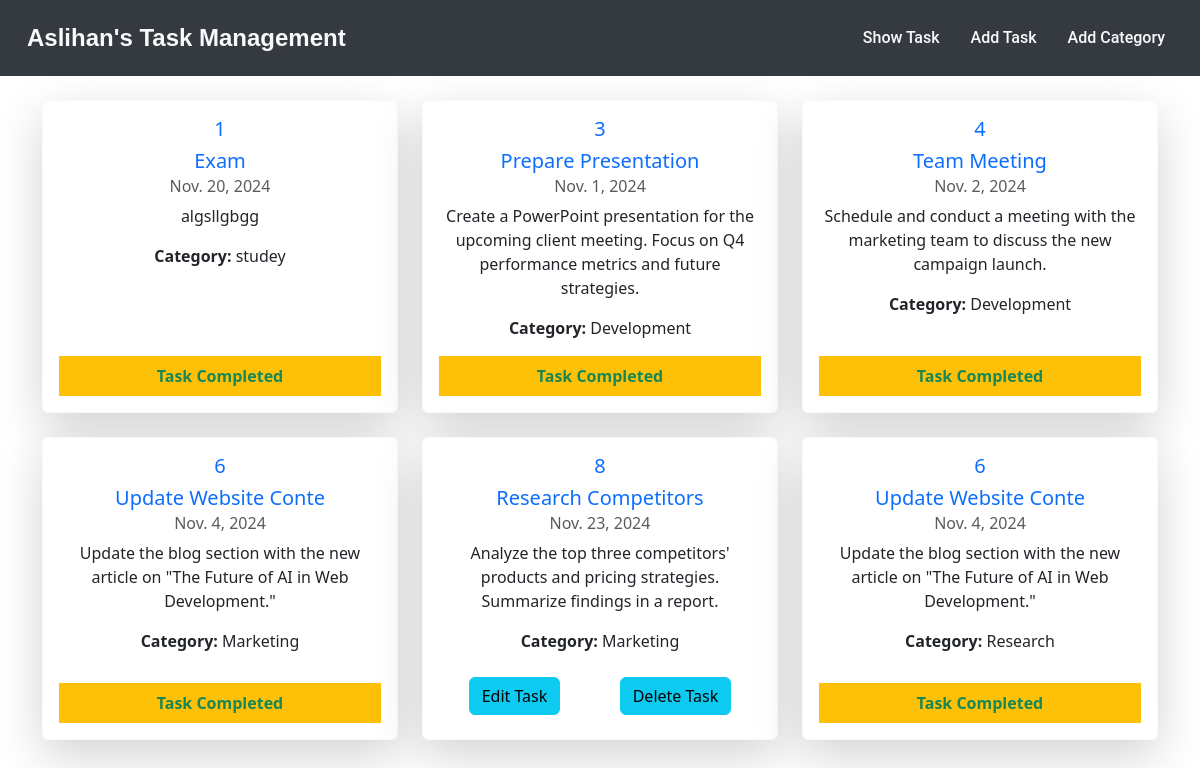
Before: / with the older database file.
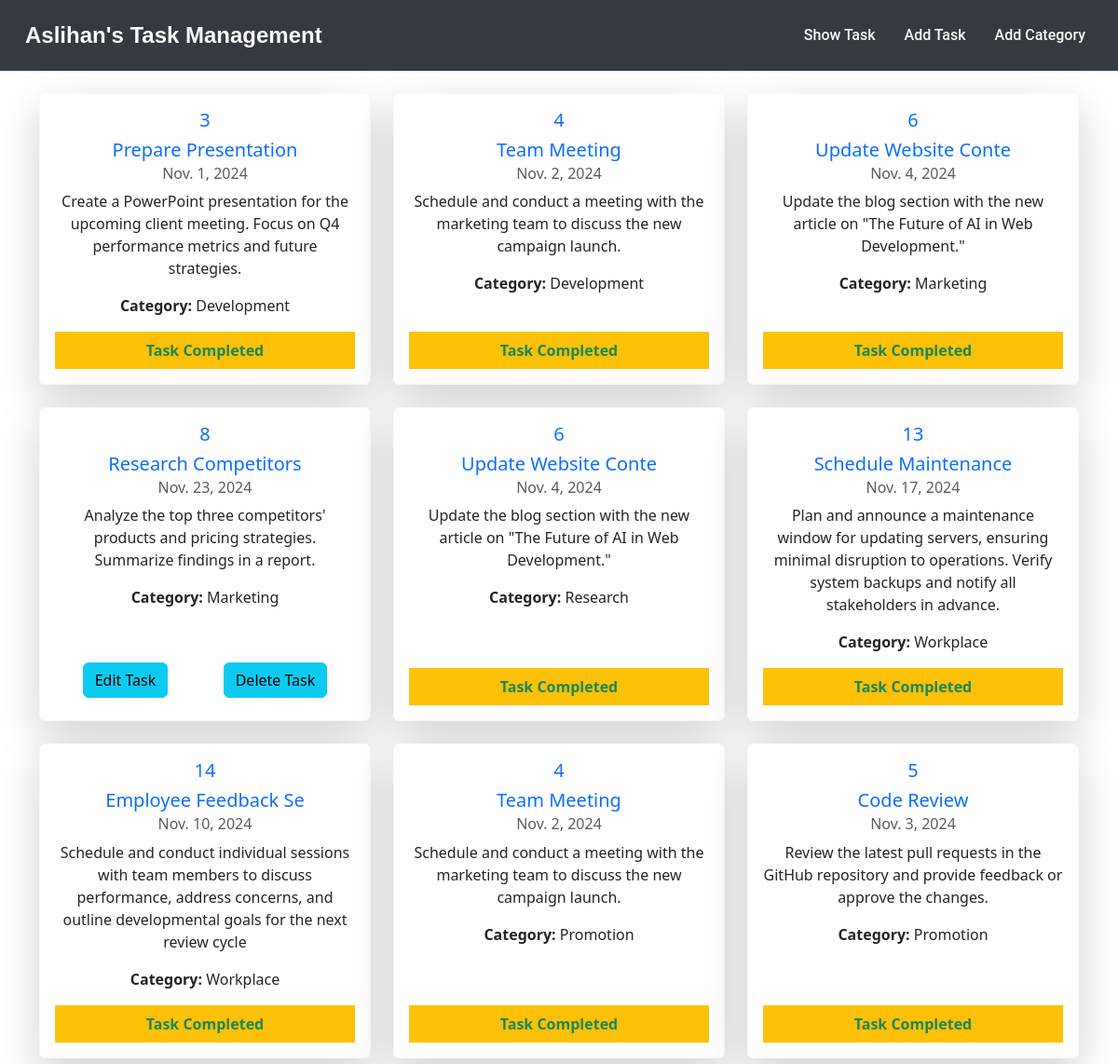
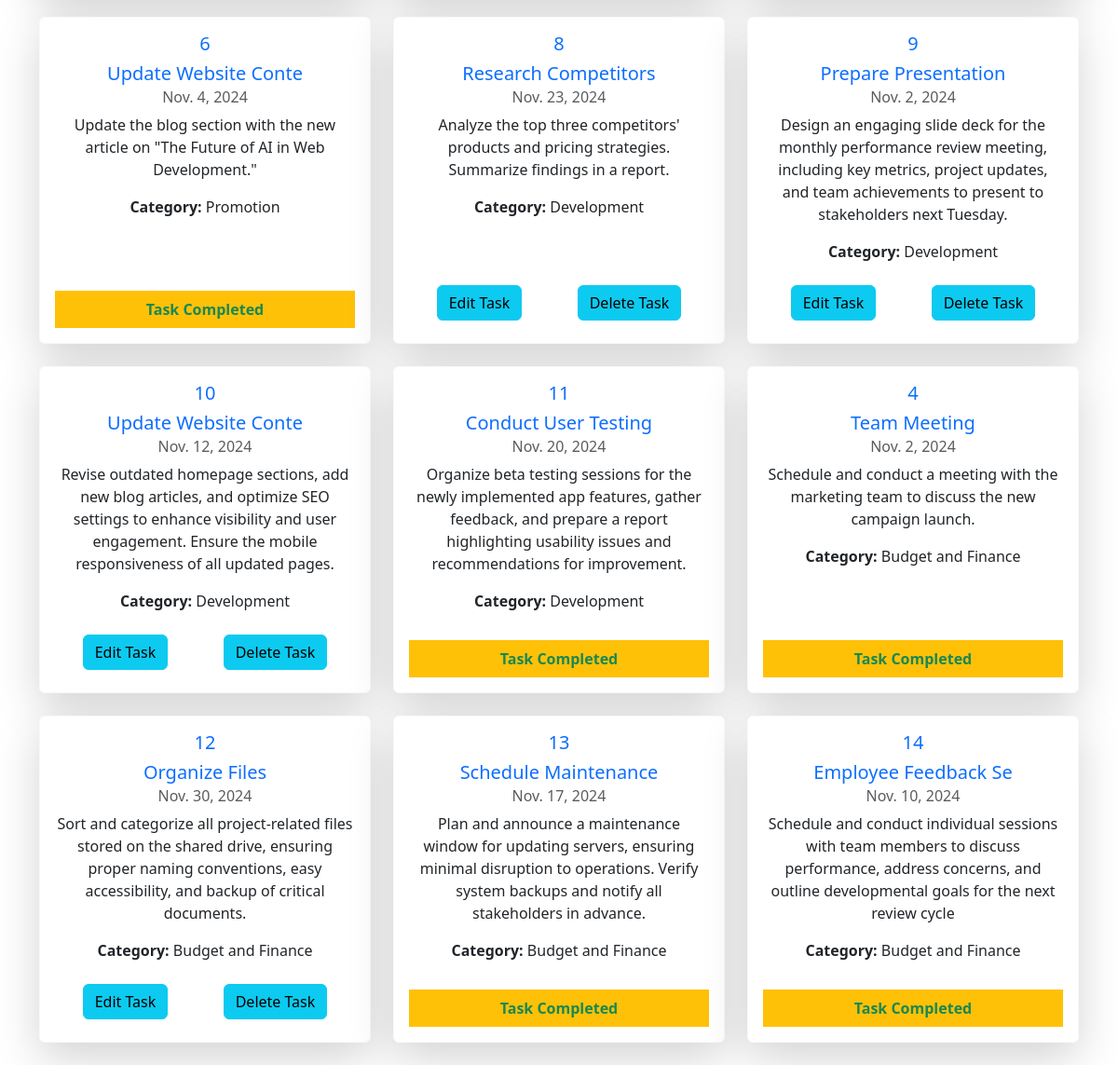
After: the same page with the newer database file (2 pictures, top to bottom).
### task_app/models.py (models this page shows, shortened)
class Task(models.Model):
    task_title = models.CharField(max_length=20)
    task_description = models.TextField()
    is_complete = models.BooleanField(default=False)
    task_assign_date = models.DateField()

### category_app/models.py (models this page shows, shortened)
class Category(models.Model):
    category_name = models.CharField(max_length=20)
    task_name = models.ManyToManyField(Task, related_name="categories", blank=True)

### django_task_management_project/views.py (the view)
# urls.py: 2. Add a URL to urlpatterns:  path('', views.home, name='home')
def home(request):
    data = Category.objects.all()
    return render(request, 'base.html', {'data': data})

### templates/base.html (shortened to what this page needs)
<!doctype html>
<html lang="en">
  <head>
    <link href="https://cdn.jsdelivr.net/npm/bootstrap@5.3.3/dist/css/bootstrap.min.css" rel="stylesheet">
  </head>
  <body>
    <nav class="navbar navbar-expand-lg">
      <div class="container-fluid">
          <a class="navbar-brand" href="{% url 'home' %}">Aslihan's Task Management</a>
          <div class="collapse navbar-collapse justify-content-end" id="navbarSupportedContent">
              <ul class="navbar-nav">
                  <li class="nav-item">
                      <a class="nav-link" aria-current="page" href="{% url 'home' %}">Show Task</a>
                  </li>
                  <li class="nav-item">
                      <a class="nav-link" href="{% url 'add_task' %}">Add Task</a>
                  </li>
                  <li class="nav-item">
                      <a class="nav-link" href="{% url 'add_category' %}">Add Category</a>
                  </li>
              </ul>
          </div>
      </div>
  </nav>
    <div class="container mt-4">
      <div class="row">
        {% for cat in data %}
          {% for task in cat.task_name.all %}
            <div class="col-md-4 mb-4">
              <div class="card shadow-lg border-light rounded d-flex flex-column">
                <div class="card-body d-flex flex-column">
                  <h5 class="card-title text-center text-primary">{{ task.id }}</h5>
                  <h5 class="card-title text-center text-primary">{{ task.task_title }}</h5>
                  <h6 class="card-subtitle mb-2 text-muted text-center">{{ task.task_assign_date }}</h6>
                  <p class="card-text text-center">{{ task.task_description }}</p>
                  <p class="card-text text-center"><strong>Category:</strong> {{ cat.category_name }}</p>
                  {% if task.is_complete %}
                    <p class="card-text text-success text-center mt-auto bg-warning py-2"><strong>Task Completed</strong></p>
                  {% else %}
                    <div class="d-flex justify-content-around mt-auto py-2">
                      <a href="{% url 'edit_task' task.id %}" class="btn btn-info btn-md">Edit Task</a>
                      <a href="{% url 'delete_task' task.id %}" class="btn btn-info btn-md">Delete Task</a>
                    </div>
                  {% endif %}
                </div>
              </div>
            </div>
          {% endfor %}
        {% endfor %}
      </div>
    </div>
  </body>
</html>

### templates/base.html (style rules this page uses)
.card { height: 100%; }
.navbar { background-color: #343a40; padding: 15px; }
.navbar-brand { color: #f8f9fa; font-family: 'Poppins', sans-serif; font-weight: 700; font-size: 1.5rem; transition: color 0.3s ease; }
.nav-link { color: #f8f9fa; font-family: 'Roboto', sans-serif; font-weight: 500; margin-left: 15px; transition: color 0.3s ease, transform 0.3s ease; }
.nav-item { position: relative; }
.nav-item::after { content: ''; position: absolute; width: 0; height: 2px; background-color: #ff9800; bottom: -5px; left: 0; transition: width 0.3s ease; }

Changed rows visible on the page:
no longer on this page (row unchanged): Category: category_name "studey"
removed Task: id "1", task_title "Exam", task_assign_date "Nov. 20, 2024", task_description "algsllgbgg", is_complete "Task Completed"
added Category: category_name "Workplace"
added Task: id "13", task_title "Schedule Maintenance", task_assign_date "Nov. 17, 2024", task_description "Plan and announce a maintenance window for updating servers, ensuring minimal disruption to operations. Verify system backups and notify all stakeholders in advance.", is_complete "Task Completed"
added Task: id "14", task_title "Employee Feedback Se", task_assign_date "Nov. 10, 2024", task_description "Schedule and conduct individual sessions with team members to discuss performance, address concerns, and outline developmental goals for the next review cycle", is_complete "Task Completed"
added Category: category_name "Promotion", Task (id "4", task_title "Team Meeting", task_assign_date "Nov. 2, 2024", task_description "Schedule and conduct a meeting with the marketing team to discuss the new campaign launch.", is_complete "Task Completed"), Task (id "6", task_title "Update Website Conte", task_assign_date "Nov. 4, 2024", task_description "Update the blog section with the new article on \"The Future of AI in Web Development.\"", is_complete "Task Completed")
now on this page (row unchanged): Task: id "5", task_title "Code Review", task_assign_date "Nov. 3, 2024", task_description "Review the latest pull requests in the GitHub repository and provide feedback or approve the changes.", is_complete "Task Completed"
added Category: category_name "Development", Task (id "8", task_title "Research Competitors", task_assign_date "Nov. 23, 2024", task_description "Analyze the top three competitors' products and pricing strategies. Summarize findings in a report.", is_complete "Edit Task")
added Task: id "9", task_title "Prepare Presentation", task_assign_date "Nov. 2, 2024", task_description "Design an engaging slide deck for the monthly performance review meeting, including key metrics, project updates, and team achievements to present to stakeholders next Tuesday.", is_complete "Edit Task"
added Task: id "10", task_title "Update Website Conte", task_assign_date "Nov. 12, 2024", task_description "Revise outdated homepage sections, add new blog articles, and optimize SEO settings to enhance visibility and user engagement. Ensure the mobile responsiveness of all updated pages.", is_complete "Edit Task"
added Task: id "11", task_title "Conduct User Testing", task_assign_date "Nov. 20, 2024", task_description "Organize beta testing sessions for the newly implemented app features, gather feedback, and prepare a report highlighting usability issues and recommendations for improvement.", is_complete "Task Completed"
added Category: category_name "Budget and Finance", Task (id "4", task_title "Team Meeting", task_assign_date "Nov. 2, 2024", task_description "Schedule and conduct a meeting with the marketing team to discuss the new campaign launch.", is_complete "Task Completed")
added Task: id "12", task_title "Organize Files", task_assign_date "Nov. 30, 2024", task_description "Sort and categorize all project-related files stored on the shared drive, ensuring proper naming conventions, easy accessibility, and backup of critical documents.", is_complete "Edit Task"
